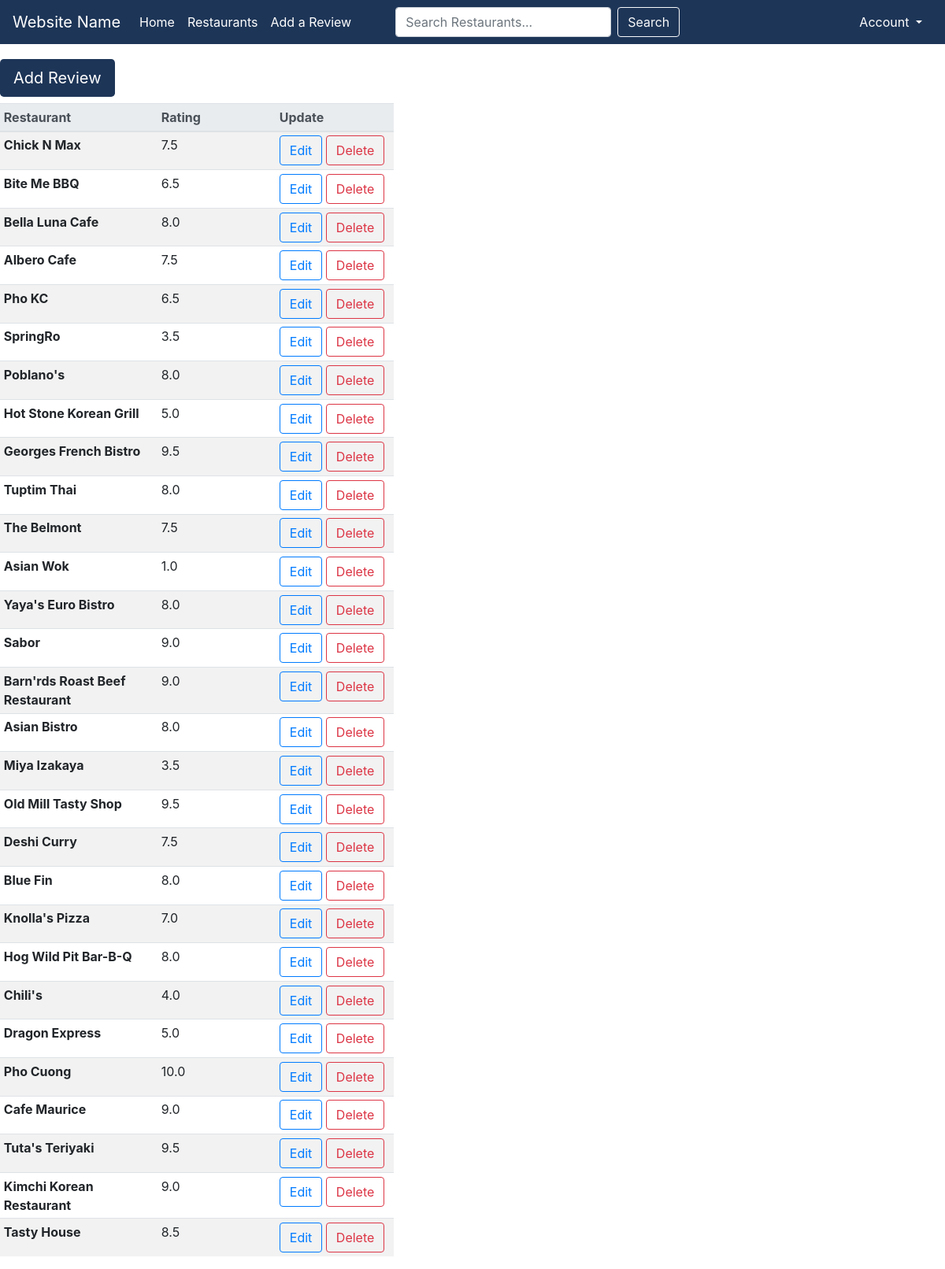
The app's page /profile/2/ with its own data.
### restaurants/models.py (models this page shows, shortened)
class Rating(models.Model):
    user = models.ForeignKey(
        User, on_delete=models.CASCADE, null=False)
    restaurant = models.ForeignKey(
        Restaurant, on_delete=models.CASCADE, null=False)
    rating = models.DecimalField(decimal_places=1, max_digits=3)
    review = models.TextField(null=True, blank=True)
    updated = models.DateTimeField(auto_now=True)
    created = models.DateTimeField(auto_now_add=True)
    class Meta:
        ordering = ['-updated', '-created']

class Restaurant(models.Model):
    name = models.CharField(max_length=100, null=False)
    tags = models.CharField(max_length=50, null=True)
    local_highlight = models.CharField(max_length=500, null=True)
    class Meta:
        db_table = "restaurant"
    def __str__(self):
        return self.name

### restaurants/views.py (the view)
# urls.py: path("profile/<str:pk>/", views.userProfile, name="user-profile"),
def userProfile(request, pk):
    user = User.objects.get(id=pk)
    ratings = Rating.objects.filter(user=pk)
    context = {'user': user, 'ratings': ratings}
    return render(request, "restaurants/profile.html", context)

### restaurants/templates/restaurants/profile.html (shortened to what this page needs)
{% extends 'restaurants/base.html' %}
{% block content %}
<table class="table table-striped table-sm" style="width:500px;">
    <thead class="thead-light">
      <tr>
        <th scope="col" style="width:200px;">Restaurant</th>
        <th scope="col" style="width:150px;">Rating</th>
        <th scope="col" style="width:150px;">Update</th>
      </tr>
    </thead>
    <tbody>
      {% for rating in ratings %}
      <tr>
        <th scope="row">{{rating.restaurant}}</th>
        <td>{{rating.rating}}</td>
        <td>
          <a
            class="btn btn-outline-primary"
            href="{% url 'update-rating' rating.id %}">Edit</a>
          <a
            class="btn btn-outline-danger"
            href="{% url 'delete-rating' rating.id %}">Delete</a>
        </td>
      </tr>
      {% endfor %}
    </tbody>
    <h1><a class="btn darkBlue btn-lg" href="{% url 'addrating' %}">Add Review</a></h1>
  </table>
{% endblock %}

### restaurants/templates/restaurants/base.html (style rules this page uses)
.darkBlue { background-color: #1d3557; color: white; }

### records on screen
Rating: restaurant "Chick N Max", rating "7.5"
Rating: restaurant "Bite Me BBQ", rating "6.5"
Rating: restaurant "Bella Luna Cafe", rating "8.0"
Rating: restaurant "Albero Cafe", rating "7.5"
Rating: restaurant "Pho KC", rating "6.5"
Rating: restaurant "SpringRo", rating "3.5"
Rating: restaurant "Poblano's", rating "8.0"
Rating: restaurant "Hot Stone Korean Grill", rating "5.0"
Rating: restaurant "Georges French Bistro", rating "9.5"
Rating: restaurant "Tuptim Thai", rating "8.0"
Rating: restaurant "The Belmont", rating "7.5"
Rating: restaurant "Asian Wok", rating "1.0"
Rating: restaurant "Yaya's Euro Bistro", rating "8.0"
Rating: restaurant "Sabor", rating "9.0"
Rating: restaurant "Barn'rds Roast Beef Restaurant", rating "9.0"
Rating: restaurant "Asian Bistro", rating "8.0"
Rating: restaurant "Miya Izakaya", rating "3.5"
Rating: restaurant "Old Mill Tasty Shop", rating "9.5"
Rating: restaurant "Deshi Curry", rating "7.5"
Rating: restaurant "Blue Fin", rating "8.0"
Rating: restaurant "Knolla's Pizza", rating "7.0"
Rating: restaurant "Hog Wild Pit Bar-B-Q", rating "8.0"
Rating: restaurant "Chili's", rating "4.0"
Rating: restaurant "Dragon Express", rating "5.0"
Rating: restaurant "Pho Cuong", rating "10.0"
Rating: restaurant "Cafe Maurice", rating "9.0"
Rating: restaurant "Tuta's Teriyaki", rating "9.5"
Rating: restaurant "Kimchi Korean Restaurant", rating "9.0"
Rating: restaurant "Tasty House", rating "8.5"
